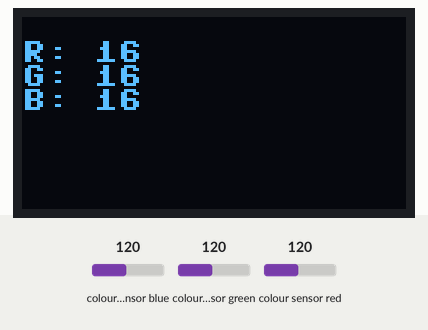
A program run on a simulated ESP32 board running MicroPython. Parts: 128×64 one-colour display. The test bench sets the inputs (shaded band); at power-on: colour sensor blue 120, colour sensor green 120, colour sensor red 120. Library files of the repository ran but are not shown: tcs34725.py, ssd1306.py; what the program prints to the serial console is not drawn.

Above: at 1.3 s.
1.4 s: colour sensor blue set to 5
At 2.9 s:
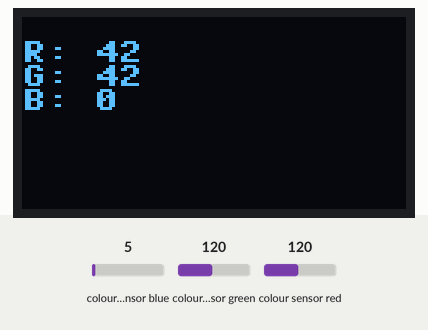
3.9 s: colour sensor green set to 5
At 5.8 s:
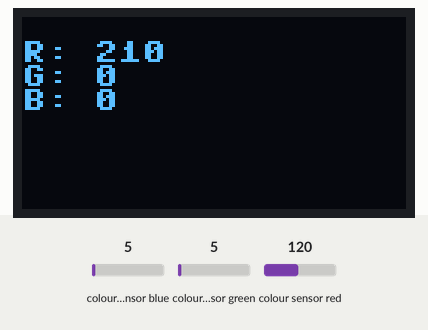
6.1 s: colour sensor red set to 64
At 7.9 s:
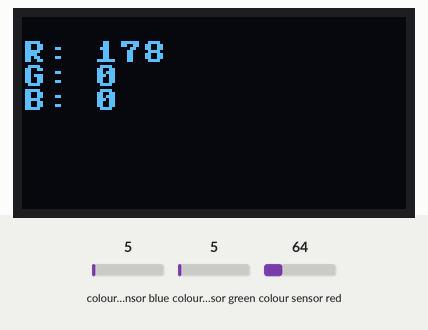
8.3 s: colour sensor blue set to 64
At 9.8 s:
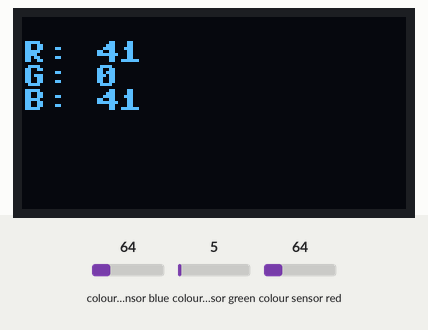
10.5 s: colour sensor green set to 128
At 11.7 s:
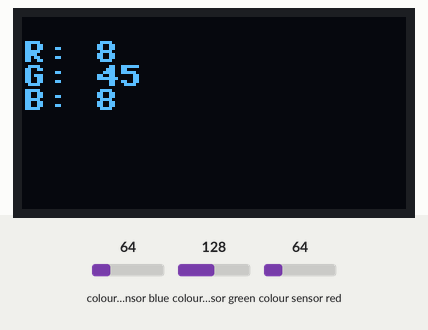
Timing chart, 0 to 13.5 s (numbered marks = the images above; inputs shaded):
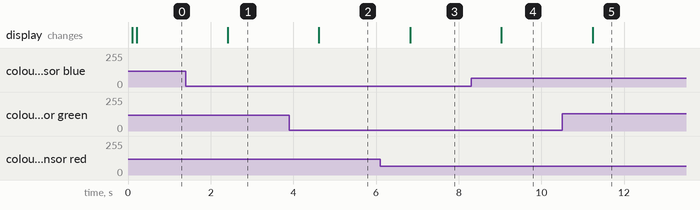

Measured:
- after the input at 1.4 s, the display: changes after 1.0 s (image 1)
- after the input at 3.9 s, the display: changes after 0.72 s (image 2)
- after the input at 6.1 s, the display: changes after 0.73 s (image 3)
- after the input at 8.3 s, the display: changes after 0.73 s (image 4)
- after the input at 10.5 s, the display: changes after 0.74 s (image 5)

The program:

OD_sensor.py
```python
from machine import Pin, ADC, PWM, I2C
from provided_code.tcs34725 import TCS34725
from provided_code.i2c_test import color_rgb_bytes
import utime
import MQTT
import math

# ---------- Pins ----------
pump_pin = Pin(13, Pin.OUT)
pump = PWM(pump_pin, freq=1000)

i2c = I2C(scl=Pin(22), sda=Pin(23), freq=100000)
OD_sensor = TCS34725(i2c)

led = Pin(14, Pin.OUT)

# ----- Measure OD Value -----
PUMP_PRIME_TIME = 0.3   # tune this to your tube length
PUMP_DUTY      = 100    # tune this to your setup

def measure_OD(reference):
    pump.duty(PUMP_DUTY)
    utime.sleep(PUMP_PRIME_TIME)  # just enough to reach sensor

    led.on()
    utime.sleep(1)
    _, _, _, sample_reading = OD_sensor.read(True)
    utime.sleep(1)
    led.off()

    pump.duty(0)
    return math.log10(reference / sample_reading) if sample_reading else None
```

i2c_test.py
```python
import provided_code.ssd1306 as ssd1306
import provided_code.tcs34725 as tcs34725
import time
from machine import I2C, Pin

# Define I2C
i2c = I2C(scl=Pin(22), sda=Pin(23), freq=100000)

# Define olef
oled = ssd1306.SSD1306_I2C(128, 64, i2c)
oled.fill(0)

# Define rgb sensor
sensor = tcs34725.TCS34725(i2c)
#sensor.integration_time(10) #value between 2.4 and 614.4.
#sensor.gain(16) #must be a value of 1, 4, 16, 60

def color_rgb_bytes(color_raw):
    """Read the RGB color detected by the sensor.  Returns a 3-tuple of
    red, green, blue component values as bytes (0-255).
    NOTE: These values are normalized against 'clear', remove the division
    by 'clear' if you need the raw values.
    """
    r, g, b, clear = color_raw
    # Avoid divide by zero errors ... if clear = 0 return black
    if clear == 0:
        return (0, 0, 0)
    red   = int(pow((int((r/clear) * 256) / 255), 2.5) * 255)
    green = int(pow((int((g/clear) * 256) / 255), 2.5) * 255)
    blue  = int(pow((int((b/clear) * 256) / 255), 2.5) * 255)
    # Handle possible 8-bit overflow
    if red > 255:
        red = 255
    if green > 255:
        green = 255
    if blue > 255:
        blue = 255
    return (red, green, blue)

while True:
    # Read color sensor
    r,g,b = color_rgb_bytes(sensor.read(True))

    # Show results on OLED
    oled.fill(0)
    oled.text('R: {}'.format(r), 0, 8)
    oled.text('G: {}'.format(g), 0, 16)
    oled.text('B: {}'.format(b), 0, 24)
    oled.show()

    # Print results
    answer = '>r:{} g:{} b:{}<'.format(r, g, b)
    print(answer, end='\n')

    # Wait 1 second before repeating
    time.sleep(1)
```
